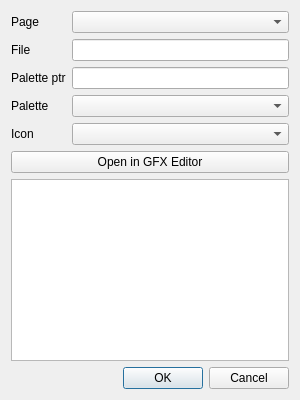
<?xml version="1.0" encoding="UTF-8"?>
<ui version="4.0">
 <class>IconChooser</class>
 <widget class="QDialog" name="IconChooser">
  <property name="geometry">
   <rect>
    <x>0</x>
    <y>0</y>
    <width>300</width>
    <height>400</height>
   </rect>
  </property>
  <property name="windowTitle">
   <string>Icon Chooser</string>
  </property>
  <layout class="QVBoxLayout" name="verticalLayout">
   <item>
    <layout class="QFormLayout" name="formLayout">
     <property name="fieldGrowthPolicy">
      <enum>QFormLayout::AllNonFixedFieldsGrow</enum>
     </property>
     <item row="0" column="0">
      <widget class="QLabel" name="label">
       <property name="text">
        <string>Page</string>
       </property>
      </widget>
     </item>
     <item row="2" column="1">
      <widget class="QLineEdit" name="palette_pointer"/>
     </item>
     <item row="1" column="1">
      <widget class="QLineEdit" name="gfx_file_name"/>
     </item>
     <item row="3" column="1">
      <widget class="QComboBox" name="palette_index"/>
     </item>
     <item row="0" column="1">
      <widget class="QComboBox" name="gfx_page_index"/>
     </item>
     <item row="1" column="0">
      <widget class="QLabel" name="label_2">
       <property name="text">
        <string>File</string>
       </property>
      </widget>
     </item>
     <item row="2" column="0">
      <widget class="QLabel" name="label_3">
       <property name="text">
        <string>Palette ptr</string>
       </property>
      </widget>
     </item>
     <item row="3" column="0">
      <widget class="QLabel" name="label_4">
       <property name="text">
        <string>Palette</string>
       </property>
      </widget>
     </item>
     <item row="4" column="0">
      <widget class="QLabel" name="label_5">
       <property name="text">
        <string>Icon</string>
       </property>
      </widget>
     </item>
     <item row="4" column="1">
      <widget class="QComboBox" name="icon_index"/>
     </item>
    </layout>
   </item>
   <item>
    <widget class="QPushButton" name="open_in_gfx_editor">
     <property name="text">
      <string>Open in GFX Editor</string>
     </property>
    </widget>
   </item>
   <item>
    <widget class="QGraphicsView" name="gfx_file_graphics_view"/>
   </item>
   <item>
    <widget class="QDialogButtonBox" name="buttonBox">
     <property name="orientation">
      <enum>Qt::Horizontal</enum>
     </property>
     <property name="standardButtons">
      <set>QDialogButtonBox::Cancel|QDialogButtonBox::Ok</set>
     </property>
    </widget>
   </item>
  </layout>
 </widget>
 <resources/>
 <connections>
  <connection>
   <sender>buttonBox</sender>
   <signal>accepted()</signal>
   <receiver>IconChooser</receiver>
   <slot>accept()</slot>
   <hints>
    <hint type="sourcelabel">
     <x>248</x>
     <y>254</y>
    </hint>
    <hint type="destinationlabel">
     <x>157</x>
     <y>274</y>
    </hint>
   </hints>
  </connection>
  <connection>
   <sender>buttonBox</sender>
   <signal>rejected()</signal>
   <receiver>IconChooser</receiver>
   <slot>reject()</slot>
   <hints>
    <hint type="sourcelabel">
     <x>316</x>
     <y>260</y>
    </hint>
    <hint type="destinationlabel">
     <x>286</x>
     <y>274</y>
    </hint>
   </hints>
  </connection>
 </connections>
</ui>
